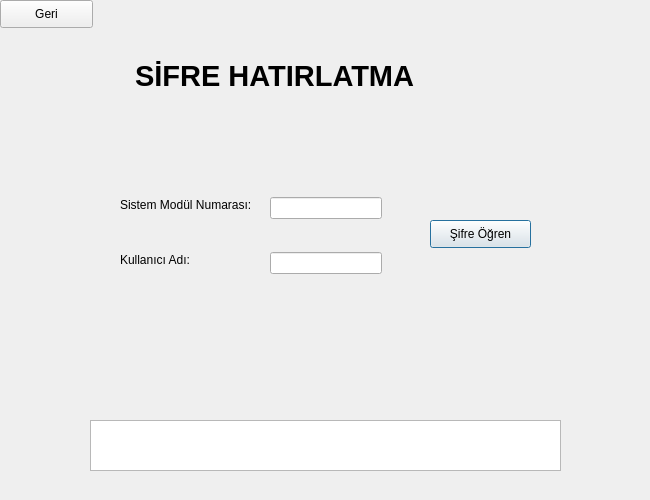
<?xml version="1.0" encoding="UTF-8"?>
<ui version="4.0">
 <class>Dialog</class>
 <widget class="QDialog" name="Dialog">
  <property name="geometry">
   <rect>
    <x>0</x>
    <y>0</y>
    <width>650</width>
    <height>500</height>
   </rect>
  </property>
  <property name="windowTitle">
   <string>Dialog</string>
  </property>
  <widget class="QPushButton" name="pushButton">
   <property name="geometry">
    <rect>
     <x>430</x>
     <y>220</y>
     <width>101</width>
     <height>28</height>
    </rect>
   </property>
   <property name="text">
    <string>Şifre Öğren</string>
   </property>
  </widget>
  <widget class="QTextBrowser" name="textBrowser">
   <property name="geometry">
    <rect>
     <x>90</x>
     <y>420</y>
     <width>471</width>
     <height>51</height>
    </rect>
   </property>
  </widget>
  <widget class="QLabel" name="label_3">
   <property name="geometry">
    <rect>
     <x>135</x>
     <y>50</y>
     <width>381</width>
     <height>51</height>
    </rect>
   </property>
   <property name="font">
    <font>
     <pointsize>22</pointsize>
     <weight>75</weight>
     <bold>true</bold>
    </font>
   </property>
   <property name="text">
    <string>SİFRE HATIRLATMA</string>
   </property>
  </widget>
  <widget class="QPushButton" name="pushButton_2">
   <property name="geometry">
    <rect>
     <x>0</x>
     <y>0</y>
     <width>93</width>
     <height>28</height>
    </rect>
   </property>
   <property name="text">
    <string>Geri</string>
   </property>
  </widget>
  <widget class="QLineEdit" name="lineEdit">
   <property name="geometry">
    <rect>
     <x>270</x>
     <y>197</y>
     <width>112</width>
     <height>22</height>
    </rect>
   </property>
  </widget>
  <widget class="QLineEdit" name="lineEdit_2">
   <property name="geometry">
    <rect>
     <x>270</x>
     <y>252</y>
     <width>112</width>
     <height>22</height>
    </rect>
   </property>
  </widget>
  <widget class="QLabel" name="label">
   <property name="geometry">
    <rect>
     <x>120</x>
     <y>197</y>
     <width>140</width>
     <height>16</height>
    </rect>
   </property>
   <property name="text">
    <string>Sistem Modül Numarası:</string>
   </property>
  </widget>
  <widget class="QLabel" name="label_2">
   <property name="geometry">
    <rect>
     <x>120</x>
     <y>252</y>
     <width>73</width>
     <height>16</height>
    </rect>
   </property>
   <property name="text">
    <string>Kullanıcı Adı:</string>
   </property>
  </widget>
 </widget>
 <resources/>
 <connections/>
</ui>
